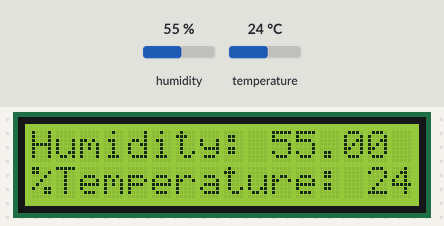
The sketch below on a simulated Arduino Uno, built with avr-gcc and run on an emulated ATmega328P. Parts: 16×2 character LCD. Inputs (shaded band) come from the test bench; at power-on: humidity 55 %, temperature 24 °C.

Above: at 3.7 s.
3.8 s: humidity set to 22 %
At 14.4 s:
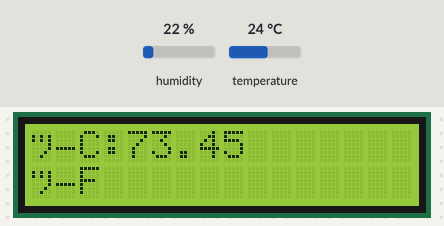
16.7 s: temperature set to 12 °C
At 24.4 s:
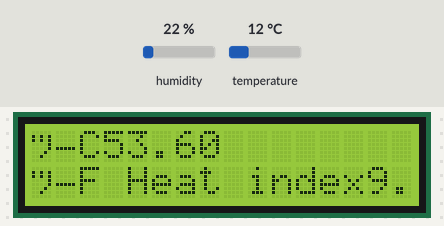
24.9 s: humidity set to 40 %
At 28.3 s:
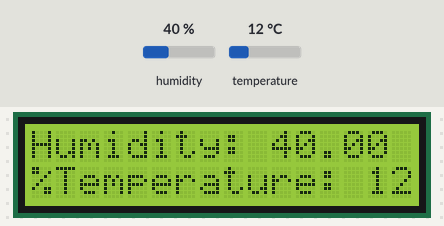
32.5 s: temperature set to 19 °C
At 35.0 s:
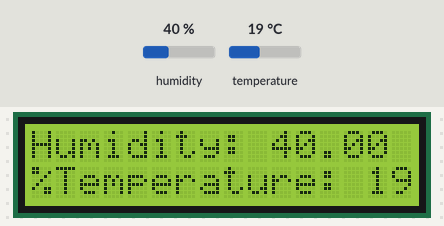
Timing chart, 0 to 36.5 s (numbered marks = the images above; inputs shaded):
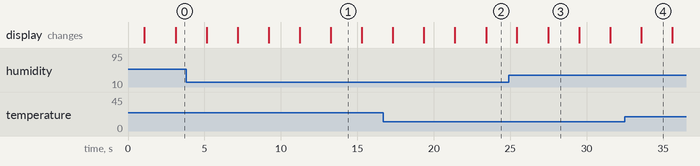

The sketch:

DHT22LCD.ino
```cpp
#include "DHT.h"
#include <LiquidCrystal_I2C.h>
#define redLED 10
#define greenLED 12
#define DHTPIN 5    // Digital pin connected to the DHT sensor
// Feather HUZZAH ESP8266 note: use pins 3, 4, 5, 12, 13 or 14 --
// Pin 15 can work but DHT must be disconnected during program upload.

// Uncomment whatever type you're using!
//#define DHTTYPE DHT11   // DHT 11
#define DHTTYPE DHT22   // DHT 22  (AM2302), AM2321
//#define DHTTYPE DHT21   // DHT 21 (AM2301)

// Connect pin 1 (on the left) of the sensor to +5V
// NOTE: If using a board with 3.3V logic like an Arduino Due connect pin 1
// to 3.3V instead of 5V!
// Connect pin 2 of the sensor to whatever your DHTPIN is
// Connect pin 4 (on the right) of the sensor to GROUND
// Connect a 10K resistor from pin 2 (data) to pin 1 (power) of the sensor

// Initialize DHT sensor.
// Note that older versions of this library took an optional third parameter to
// tweak the timings for faster processors.  This parameter is no longer needed
// as the current DHT reading algorithm adjusts itself to work on faster procs.
DHT dht(DHTPIN, DHTTYPE);
LiquidCrystal_I2C lcd (0x27, 16,2);  //

void setup() {
  lcd. init ();
  lcd. backlight ();

  Serial.begin(9600);
 // Serial.println(F("DHT11 test!"));
  dht.begin();
  lcd.print ( "DHT22 test!" );
  delay(1000);
  lcd.clear();
}

void loop() {
  // Wait a few seconds between measurements.
  delay(2000);

  // Reading temperature or humidity takes about 250 milliseconds!
  // Sensor readings may also be up to 2 seconds 'old' (its a very slow sensor)
  float h = dht.readHumidity();
  // Read temperature as Celsius (the default)
  float t = dht.readTemperature();
  // Read temperature as Fahrenheit (isFahrenheit = true)
  float f = dht.readTemperature(true);

  // Check if any reads failed and exit early (to try again).
  if (isnan(h) || isnan(t) || isnan(f)) {
    lcd.setCursor(0,0);
    lcd.print(F("Failed DHT22"));
    delay(1000);
    lcd.clear();
    return;
  }
  if(t>=50)
  {
    digitalWrite(redLED, HIGH);
    digitalWrite(greenLED, LOW);
  }
  else
  {
    digitalWrite(redLED, LOW);
    digitalWrite(greenLED, HIGH);
  }
  // Compute heat index in Fahrenheit (the default)
  float hif = dht.computeHeatIndex(f, h);
  // Compute heat index in Celsius (isFahreheit = false)
  float hic = dht.computeHeatIndex(t, h, false);
  lcd.setCursor(0,0);
  lcd.print(F("Humidity: "));
  lcd.setCursor(10,0);
  lcd.print(h);
  lcd.setCursor(0,1);
  lcd.print(F("%Temperature:"));
  lcd.setCursor(14,1);
  lcd.print(t);
  delay(2000);
  lcd.clear();
  lcd.setCursor(0,0);
  lcd.print(F("°C:"));
  lcd.setCursor(3,0);
  lcd.print(f);
  lcd.setCursor(0,1);
  lcd.print(F("°F Heat index:"));
  lcd.setCursor(14,1);
  lcd.print(hic);
  delay(2000);
  lcd.clear();
  lcd.setCursor(0,0);
  lcd.print(F("°C:"));
  lcd.setCursor(4,0);
  lcd.print(hif);
  lcd.setCursor(0,1);
  lcd.print(F("°F"));
 /* if(t>=50)
  {
    digitalWrite(redLED, HIGH);
    digitalWrite(greenLED, LOW);
  }
  else
  {
    digitalWrite(redLED, LOW);
    digitalWrite(greenLED, HIGH);
  }*/
}
```

Measured:
- what the display in image 1 shows lasts 2.0 s, from 13.3 s to 15.3 s
